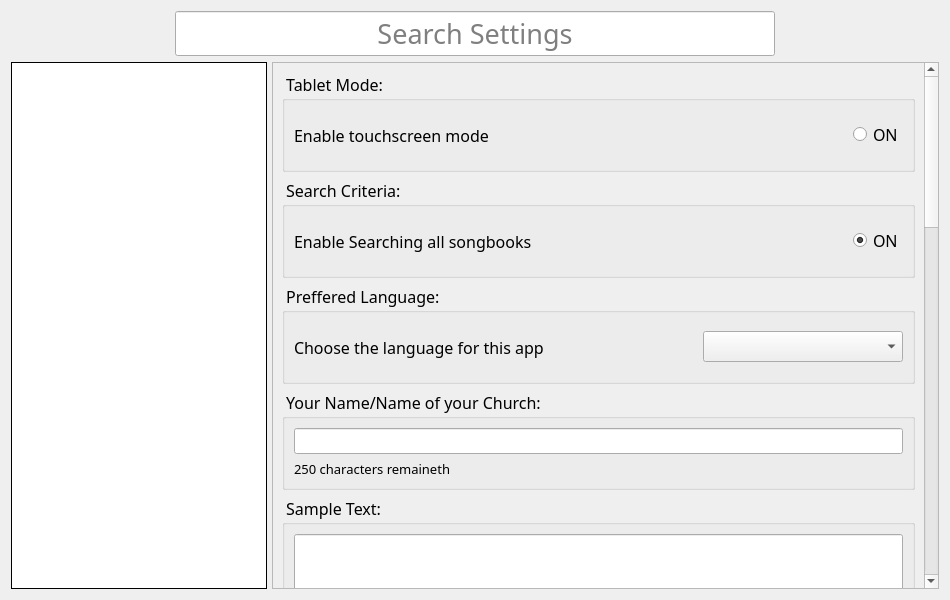
<?xml version="1.0" encoding="UTF-8"?>
<ui version="4.0">
 <class>AppOptions</class>
 <widget class="QDialog" name="AppOptions">
  <property name="geometry">
   <rect>
    <x>0</x>
    <y>0</y>
    <width>950</width>
    <height>600</height>
   </rect>
  </property>
  <property name="sizePolicy">
   <sizepolicy hsizetype="Preferred" vsizetype="Preferred">
    <horstretch>0</horstretch>
    <verstretch>0</verstretch>
   </sizepolicy>
  </property>
  <property name="minimumSize">
   <size>
    <width>400</width>
    <height>0</height>
   </size>
  </property>
  <property name="font">
   <font>
    <family>Trebuchet MS</family>
    <pointsize>12</pointsize>
   </font>
  </property>
  <property name="windowTitle">
   <string>vSongBook Settings</string>
  </property>
  <property name="windowIcon">
   <iconset>
    <normaloff>:/icons/appicon.ico</normaloff>:/icons/appicon.ico</iconset>
  </property>
  <layout class="QVBoxLayout" name="itemsLayout">
   <item>
    <layout class="QHBoxLayout" name="topLayout">
     <item>
      <spacer name="hSpacer2">
       <property name="orientation">
        <enum>Qt::Horizontal</enum>
       </property>
       <property name="sizeHint" stdset="0">
        <size>
         <width>40</width>
         <height>20</height>
        </size>
       </property>
      </spacer>
     </item>
     <item>
      <widget class="QLineEdit" name="txtSearch">
       <property name="sizePolicy">
        <sizepolicy hsizetype="Preferred" vsizetype="Preferred">
         <horstretch>0</horstretch>
         <verstretch>0</verstretch>
        </sizepolicy>
       </property>
       <property name="minimumSize">
        <size>
         <width>600</width>
         <height>0</height>
        </size>
       </property>
       <property name="font">
        <font>
         <family>Trebuchet MS</family>
         <pointsize>20</pointsize>
         <weight>50</weight>
         <bold>false</bold>
        </font>
       </property>
       <property name="frame">
        <bool>true</bool>
       </property>
       <property name="alignment">
        <set>Qt::AlignCenter</set>
       </property>
       <property name="placeholderText">
        <string>Search Settings</string>
       </property>
       <property name="clearButtonEnabled">
        <bool>true</bool>
       </property>
      </widget>
     </item>
     <item>
      <spacer name="hSpacer1">
       <property name="orientation">
        <enum>Qt::Horizontal</enum>
       </property>
       <property name="sizeHint" stdset="0">
        <size>
         <width>40</width>
         <height>20</height>
        </size>
       </property>
      </spacer>
     </item>
    </layout>
   </item>
   <item>
    <layout class="QHBoxLayout" name="CentralWidget">
     <property name="spacing">
      <number>0</number>
     </property>
     <property name="bottomMargin">
      <number>0</number>
     </property>
     <item>
      <layout class="QVBoxLayout" name="PanelLeft">
       <item>
        <widget class="QListView" name="lstNavigation">
         <property name="sizePolicy">
          <sizepolicy hsizetype="Preferred" vsizetype="Expanding">
           <horstretch>0</horstretch>
           <verstretch>0</verstretch>
          </sizepolicy>
         </property>
         <property name="frameShape">
          <enum>QFrame::Box</enum>
         </property>
         <property name="frameShadow">
          <enum>QFrame::Plain</enum>
         </property>
         <property name="horizontalScrollBarPolicy">
          <enum>Qt::ScrollBarAlwaysOff</enum>
         </property>
        </widget>
       </item>
      </layout>
     </item>
     <item>
      <widget class="QWidget" name="PanelRight" native="true">
       <layout class="QVBoxLayout" name="verticalLayout">
        <property name="leftMargin">
         <number>5</number>
        </property>
        <property name="topMargin">
         <number>0</number>
        </property>
        <property name="rightMargin">
         <number>0</number>
        </property>
        <property name="bottomMargin">
         <number>0</number>
        </property>
       </layout>
      </widget>
     </item>
     <item>
      <widget class="QScrollArea" name="scrollArea">
       <property name="widgetResizable">
        <bool>true</bool>
       </property>
       <widget class="QWidget" name="lstItems">
        <property name="geometry">
         <rect>
          <x>0</x>
          <y>0</y>
          <width>651</width>
          <height>1735</height>
         </rect>
        </property>
        <layout class="QVBoxLayout" name="scrollLayout">
         <item>
          <widget class="QGroupBox" name="grpTabletMode">
           <property name="minimumSize">
            <size>
             <width>0</width>
             <height>100</height>
            </size>
           </property>
           <property name="font">
            <font>
             <family>Trebuchet MS</family>
             <pointsize>12</pointsize>
            </font>
           </property>
           <property name="title">
            <string> Tablet Mode: </string>
           </property>
           <layout class="QHBoxLayout" name="horizontalLayout_2">
            <item>
             <widget class="QLabel" name="lblTabletMode">
              <property name="sizePolicy">
               <sizepolicy hsizetype="Expanding" vsizetype="Preferred">
                <horstretch>0</horstretch>
                <verstretch>0</verstretch>
               </sizepolicy>
              </property>
              <property name="font">
               <font>
                <family>Trebuchet MS</family>
                <pointsize>12</pointsize>
               </font>
              </property>
              <property name="text">
               <string>Enable touchscreen mode</string>
              </property>
             </widget>
            </item>
            <item>
             <widget class="QRadioButton" name="btnTabletMode">
              <property name="text">
               <string>ON</string>
              </property>
             </widget>
            </item>
           </layout>
          </widget>
         </item>
         <item>
          <widget class="QGroupBox" name="grpSearchCriteria">
           <property name="minimumSize">
            <size>
             <width>0</width>
             <height>100</height>
            </size>
           </property>
           <property name="title">
            <string> Search Criteria: </string>
           </property>
           <layout class="QHBoxLayout" name="horizontalLayout_3">
            <item>
             <widget class="QLabel" name="lblSearchCriteria">
              <property name="sizePolicy">
               <sizepolicy hsizetype="Expanding" vsizetype="Preferred">
                <horstretch>0</horstretch>
                <verstretch>0</verstretch>
               </sizepolicy>
              </property>
              <property name="text">
               <string>Enable Searching all songbooks</string>
              </property>
             </widget>
            </item>
            <item>
             <widget class="QRadioButton" name="btnSearchCritria">
              <property name="text">
               <string>ON</string>
              </property>
              <property name="checked">
               <bool>true</bool>
              </property>
             </widget>
            </item>
           </layout>
          </widget>
         </item>
         <item>
          <widget class="QGroupBox" name="grpLanguage">
           <property name="minimumSize">
            <size>
             <width>0</width>
             <height>100</height>
            </size>
           </property>
           <property name="title">
            <string> Preffered Language: </string>
           </property>
           <layout class="QHBoxLayout" name="horizontalLayout_4">
            <item>
             <widget class="QLabel" name="lblLanguage">
              <property name="sizePolicy">
               <sizepolicy hsizetype="Expanding" vsizetype="Preferred">
                <horstretch>0</horstretch>
                <verstretch>0</verstretch>
               </sizepolicy>
              </property>
              <property name="text">
               <string>Choose the language for this app</string>
              </property>
             </widget>
            </item>
            <item>
             <widget class="QComboBox" name="cmbLanguage">
              <property name="minimumSize">
               <size>
                <width>200</width>
                <height>0</height>
               </size>
              </property>
             </widget>
            </item>
           </layout>
          </widget>
         </item>
         <item>
          <widget class="QGroupBox" name="grpUserName">
           <property name="minimumSize">
            <size>
             <width>0</width>
             <height>100</height>
            </size>
           </property>
           <property name="title">
            <string> Your Name/Name of your Church: </string>
           </property>
           <layout class="QVBoxLayout" name="verticalLayout_3">
            <item>
             <widget class="QLineEdit" name="txtUserName">
              <property name="font">
               <font>
                <family>Trebuchet MS</family>
                <pointsize>16</pointsize>
               </font>
              </property>
              <property name="clearButtonEnabled">
               <bool>true</bool>
              </property>
             </widget>
            </item>
            <item>
             <widget class="QLabel" name="lblRemaining">
              <property name="font">
               <font>
                <family>Trebuchet MS</family>
                <pointsize>10</pointsize>
               </font>
              </property>
              <property name="text">
               <string>250 characters remaineth </string>
              </property>
             </widget>
            </item>
           </layout>
          </widget>
         </item>
         <item>
          <widget class="QGroupBox" name="grpSampleText">
           <property name="minimumSize">
            <size>
             <width>0</width>
             <height>200</height>
            </size>
           </property>
           <property name="title">
            <string> Sample Text:</string>
           </property>
           <layout class="QVBoxLayout" name="verticalLayout_2">
            <item>
             <widget class="QLineEdit" name="lineEdit">
              <property name="sizePolicy">
               <sizepolicy hsizetype="Expanding" vsizetype="Expanding">
                <horstretch>0</horstretch>
                <verstretch>0</verstretch>
               </sizepolicy>
              </property>
              <property name="font">
               <font>
                <family>Trebuchet MS</family>
                <pointsize>20</pointsize>
               </font>
              </property>
              <property name="text">
               <string>Only Believe</string>
              </property>
              <property name="alignment">
               <set>Qt::AlignCenter</set>
              </property>
             </widget>
            </item>
           </layout>
          </widget>
         </item>
         <item>
          <widget class="QGroupBox" name="grpFontGeneral">
           <property name="minimumSize">
            <size>
             <width>0</width>
             <height>80</height>
            </size>
           </property>
           <property name="title">
            <string>App General Font: </string>
           </property>
           <layout class="QHBoxLayout" name="layoutFontGeneral">
            <item>
             <widget class="QLabel" name="lblFontGeneral">
              <property name="sizePolicy">
               <sizepolicy hsizetype="Fixed" vsizetype="Preferred">
                <horstretch>0</horstretch>
                <verstretch>0</verstretch>
               </sizepolicy>
              </property>
              <property name="minimumSize">
               <size>
                <width>100</width>
                <height>0</height>
               </size>
              </property>
              <property name="font">
               <font>
                <family>Trebuchet MS</family>
                <pointsize>20</pointsize>
               </font>
              </property>
              <property name="text">
               <string>20</string>
              </property>
              <property name="alignment">
               <set>Qt::AlignCenter</set>
              </property>
             </widget>
            </item>
            <item>
             <widget class="QSlider" name="sldFontGeneral">
              <property name="orientation">
               <enum>Qt::Horizontal</enum>
              </property>
             </widget>
            </item>
            <item>
             <widget class="QComboBox" name="cmbFontGeneral">
              <property name="sizePolicy">
               <sizepolicy hsizetype="Expanding" vsizetype="Fixed">
                <horstretch>0</horstretch>
                <verstretch>0</verstretch>
               </sizepolicy>
              </property>
             </widget>
            </item>
            <item>
             <widget class="QRadioButton" name="btnFontGeneral">
              <property name="font">
               <font>
                <family>Trebuchet MS</family>
                <pointsize>20</pointsize>
               </font>
              </property>
              <property name="text">
               <string>BOLD</string>
              </property>
             </widget>
            </item>
           </layout>
          </widget>
         </item>
         <item>
          <widget class="QGroupBox" name="grpFontPreview">
           <property name="minimumSize">
            <size>
             <width>0</width>
             <height>80</height>
            </size>
           </property>
           <property name="title">
            <string>Song Preview Font: </string>
           </property>
           <layout class="QHBoxLayout" name="layoutFontPreview">
            <item>
             <widget class="QLabel" name="lblFontPreview">
              <property name="sizePolicy">
               <sizepolicy hsizetype="Fixed" vsizetype="Preferred">
                <horstretch>0</horstretch>
                <verstretch>0</verstretch>
               </sizepolicy>
              </property>
              <property name="minimumSize">
               <size>
                <width>100</width>
                <height>0</height>
               </size>
              </property>
              <property name="font">
               <font>
                <family>Trebuchet MS</family>
                <pointsize>20</pointsize>
               </font>
              </property>
              <property name="text">
               <string>20</string>
              </property>
              <property name="alignment">
               <set>Qt::AlignCenter</set>
              </property>
             </widget>
            </item>
            <item>
             <widget class="QSlider" name="sldFontPreview">
              <property name="orientation">
               <enum>Qt::Horizontal</enum>
              </property>
             </widget>
            </item>
            <item>
             <widget class="QComboBox" name="cmbFontPreview">
              <property name="sizePolicy">
               <sizepolicy hsizetype="Expanding" vsizetype="Fixed">
                <horstretch>0</horstretch>
                <verstretch>0</verstretch>
               </sizepolicy>
              </property>
             </widget>
            </item>
            <item>
             <widget class="QRadioButton" name="btnFontPreview">
              <property name="font">
               <font>
                <family>Trebuchet MS</family>
                <pointsize>20</pointsize>
               </font>
              </property>
              <property name="text">
               <string>BOLD</string>
              </property>
             </widget>
            </item>
           </layout>
          </widget>
         </item>
         <item>
          <widget class="QGroupBox" name="grpFontPresent">
           <property name="minimumSize">
            <size>
             <width>0</width>
             <height>80</height>
            </size>
           </property>
           <property name="title">
            <string>Song Present Font: </string>
           </property>
           <layout class="QHBoxLayout" name="layoutFontPresent">
            <item>
             <widget class="QLabel" name="lblFontPresent">
              <property name="sizePolicy">
               <sizepolicy hsizetype="Fixed" vsizetype="Preferred">
                <horstretch>0</horstretch>
                <verstretch>0</verstretch>
               </sizepolicy>
              </property>
              <property name="minimumSize">
               <size>
                <width>100</width>
                <height>0</height>
               </size>
              </property>
              <property name="font">
               <font>
                <family>Trebuchet MS</family>
                <pointsize>20</pointsize>
               </font>
              </property>
              <property name="text">
               <string>20</string>
              </property>
              <property name="alignment">
               <set>Qt::AlignCenter</set>
              </property>
             </widget>
            </item>
            <item>
             <widget class="QSlider" name="sldFontPresent">
              <property name="orientation">
               <enum>Qt::Horizontal</enum>
              </property>
             </widget>
            </item>
            <item>
             <widget class="QComboBox" name="cmbFontPresent">
              <property name="sizePolicy">
               <sizepolicy hsizetype="Expanding" vsizetype="Fixed">
                <horstretch>0</horstretch>
                <verstretch>0</verstretch>
               </sizepolicy>
              </property>
             </widget>
            </item>
            <item>
             <widget class="QRadioButton" name="btnFontPresent">
              <property name="font">
               <font>
                <family>Trebuchet MS</family>
                <pointsize>20</pointsize>
               </font>
              </property>
              <property name="text">
               <string>BOLD</string>
              </property>
             </widget>
            </item>
           </layout>
          </widget>
         </item>
         <item>
          <widget class="QGroupBox" name="grpThemes">
           <property name="sizePolicy">
            <sizepolicy hsizetype="Preferred" vsizetype="Preferred">
             <horstretch>0</horstretch>
             <verstretch>0</verstretch>
            </sizepolicy>
           </property>
           <property name="minimumSize">
            <size>
             <width>0</width>
             <height>0</height>
            </size>
           </property>
           <property name="title">
            <string> Set Your Prefferred Presentation Theme: </string>
           </property>
           <layout class="QGridLayout" name="gridLayout_2">
            <item row="2" column="1">
             <widget class="QPushButton" name="btnTheme8">
              <property name="minimumSize">
               <size>
                <width>0</width>
                <height>150</height>
               </size>
              </property>
              <property name="font">
               <font>
                <family>Trebuchet MS</family>
                <pointsize>20</pointsize>
               </font>
              </property>
              <property name="text">
               <string>Theme 8</string>
              </property>
             </widget>
            </item>
            <item row="2" column="0">
             <widget class="QPushButton" name="btnTheme7">
              <property name="minimumSize">
               <size>
                <width>0</width>
                <height>150</height>
               </size>
              </property>
              <property name="font">
               <font>
                <family>Trebuchet MS</family>
                <pointsize>20</pointsize>
               </font>
              </property>
              <property name="text">
               <string>Theme 7</string>
              </property>
             </widget>
            </item>
            <item row="2" column="2">
             <widget class="QPushButton" name="btnTheme9">
              <property name="minimumSize">
               <size>
                <width>0</width>
                <height>150</height>
               </size>
              </property>
              <property name="font">
               <font>
                <family>Trebuchet MS</family>
                <pointsize>20</pointsize>
               </font>
              </property>
              <property name="text">
               <string>Theme 9</string>
              </property>
             </widget>
            </item>
            <item row="0" column="2">
             <widget class="QPushButton" name="btnTheme3">
              <property name="minimumSize">
               <size>
                <width>0</width>
                <height>150</height>
               </size>
              </property>
              <property name="font">
               <font>
                <family>Trebuchet MS</family>
                <pointsize>20</pointsize>
               </font>
              </property>
              <property name="text">
               <string>Theme 3</string>
              </property>
             </widget>
            </item>
            <item row="1" column="0">
             <widget class="QPushButton" name="btnTheme4">
              <property name="minimumSize">
               <size>
                <width>0</width>
                <height>150</height>
               </size>
              </property>
              <property name="font">
               <font>
                <family>Trebuchet MS</family>
                <pointsize>20</pointsize>
               </font>
              </property>
              <property name="text">
               <string>Theme 4</string>
              </property>
             </widget>
            </item>
            <item row="0" column="1">
             <widget class="QPushButton" name="btnTheme2">
              <property name="minimumSize">
               <size>
                <width>0</width>
                <height>150</height>
               </size>
              </property>
              <property name="font">
               <font>
                <family>Trebuchet MS</family>
                <pointsize>20</pointsize>
               </font>
              </property>
              <property name="text">
               <string>Theme 2</string>
              </property>
             </widget>
            </item>
            <item row="0" column="0">
             <widget class="QPushButton" name="btnTheme1">
              <property name="minimumSize">
               <size>
                <width>0</width>
                <height>150</height>
               </size>
              </property>
              <property name="font">
               <font>
                <family>Trebuchet MS</family>
                <pointsize>20</pointsize>
               </font>
              </property>
              <property name="text">
               <string>Theme 1</string>
              </property>
             </widget>
            </item>
            <item row="3" column="1">
             <widget class="QPushButton" name="btnTheme11">
              <property name="minimumSize">
               <size>
                <width>0</width>
                <height>150</height>
               </size>
              </property>
              <property name="font">
               <font>
                <family>Trebuchet MS</family>
                <pointsize>20</pointsize>
               </font>
              </property>
              <property name="text">
               <string>Theme 11</string>
              </property>
             </widget>
            </item>
            <item row="1" column="1">
             <widget class="QPushButton" name="btnTheme5">
              <property name="minimumSize">
               <size>
                <width>0</width>
                <height>150</height>
               </size>
              </property>
              <property name="font">
               <font>
                <family>Trebuchet MS</family>
                <pointsize>20</pointsize>
               </font>
              </property>
              <property name="text">
               <string>Theme 5</string>
              </property>
             </widget>
            </item>
            <item row="3" column="0">
             <widget class="QPushButton" name="btnTheme10">
              <property name="minimumSize">
               <size>
                <width>0</width>
                <height>150</height>
               </size>
              </property>
              <property name="font">
               <font>
                <family>Trebuchet MS</family>
                <pointsize>20</pointsize>
               </font>
              </property>
              <property name="text">
               <string>Theme 10</string>
              </property>
             </widget>
            </item>
            <item row="3" column="2">
             <widget class="QPushButton" name="btnTheme12">
              <property name="minimumSize">
               <size>
                <width>0</width>
                <height>150</height>
               </size>
              </property>
              <property name="font">
               <font>
                <family>Trebuchet MS</family>
                <pointsize>20</pointsize>
               </font>
              </property>
              <property name="text">
               <string>Theme 12</string>
              </property>
             </widget>
            </item>
            <item row="1" column="2">
             <widget class="QPushButton" name="btnTheme6">
              <property name="minimumSize">
               <size>
                <width>0</width>
                <height>150</height>
               </size>
              </property>
              <property name="font">
               <font>
                <family>Trebuchet MS</family>
                <pointsize>20</pointsize>
               </font>
              </property>
              <property name="text">
               <string>Theme 6</string>
              </property>
             </widget>
            </item>
            <item row="4" column="0">
             <widget class="QPushButton" name="btnTheme13">
              <property name="minimumSize">
               <size>
                <width>0</width>
                <height>150</height>
               </size>
              </property>
              <property name="font">
               <font>
                <family>Trebuchet MS</family>
                <pointsize>20</pointsize>
               </font>
              </property>
              <property name="text">
               <string>Theme 13</string>
              </property>
             </widget>
            </item>
            <item row="4" column="1">
             <widget class="QPushButton" name="btnTheme14">
              <property name="minimumSize">
               <size>
                <width>0</width>
                <height>150</height>
               </size>
              </property>
              <property name="font">
               <font>
                <family>Trebuchet MS</family>
                <pointsize>20</pointsize>
               </font>
              </property>
              <property name="text">
               <string>Theme 14</string>
              </property>
             </widget>
            </item>
            <item row="4" column="2">
             <widget class="QPushButton" name="btnTheme15">
              <property name="minimumSize">
               <size>
                <width>0</width>
                <height>150</height>
               </size>
              </property>
              <property name="font">
               <font>
                <family>Trebuchet MS</family>
                <pointsize>20</pointsize>
               </font>
              </property>
              <property name="text">
               <string>Theme 15</string>
              </property>
             </widget>
            </item>
           </layout>
          </widget>
         </item>
         <item>
          <spacer name="verticalSpacer">
           <property name="orientation">
            <enum>Qt::Vertical</enum>
           </property>
           <property name="sizeHint" stdset="0">
            <size>
             <width>20</width>
             <height>40</height>
            </size>
           </property>
          </spacer>
         </item>
        </layout>
       </widget>
      </widget>
     </item>
    </layout>
   </item>
  </layout>
 </widget>
 <resources/>
 <connections/>
</ui>
